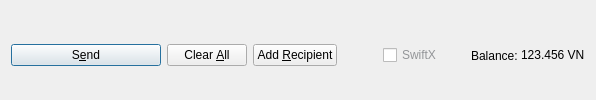
         <widget class="QFrame" name="frame_Send">
          <layout class="QHBoxLayout" name="horizontalLayout">
           <property name="bottomMargin">
            <number>0</number>
           </property>
           <item>
            <widget class="QPushButton" name="sendButton">
             <property name="minimumSize">
              <size>
               <width>150</width>
               <height>0</height>
              </size>
             </property>
             <property name="cursor">
              <cursorShape>PointingHandCursor</cursorShape>
             </property>
             <property name="toolTip">
              <string>Confirm the send action</string>
             </property>
             <property name="text">
              <string>S&amp;end</string>
             </property>
             <property name="icon">
              <iconset resource="../vicenetwork.qrc">
               <normaloff>:/icons/send</normaloff>:/icons/send</iconset>
             </property>
             <property name="autoDefault">
              <bool>false</bool>
             </property>
             <property name="default">
              <bool>true</bool>
             </property>
            </widget>
           </item>
           <item>
            <widget class="QPushButton" name="clearButton">
             <property name="sizePolicy">
              <sizepolicy hsizetype="Minimum" vsizetype="Fixed">
               <horstretch>0</horstretch>
               <verstretch>0</verstretch>
              </sizepolicy>
             </property>
             <property name="cursor">
              <cursorShape>PointingHandCursor</cursorShape>
             </property>
             <property name="toolTip">
              <string>Clear all fields of the form.</string>
             </property>
             <property name="text">
              <string>Clear &amp;All</string>
             </property>
             <property name="icon">
              <iconset resource="../vicenetwork.qrc">
               <normaloff>:/icons/remove</normaloff>:/icons/remove</iconset>
             </property>
             <property name="autoDefault">
              <bool>false</bool>
             </property>
            </widget>
           </item>
           <item>
            <widget class="QPushButton" name="addButton">
             <property name="cursor">
              <cursorShape>PointingHandCursor</cursorShape>
             </property>
             <property name="toolTip">
              <string>Send to multiple recipients at once</string>
             </property>
             <property name="text">
              <string>Add &amp;Recipient</string>
             </property>
             <property name="icon">
              <iconset resource="../vicenetwork.qrc">
               <normaloff>:/icons/add</normaloff>:/icons/add</iconset>
             </property>
             <property name="autoDefault">
              <bool>false</bool>
             </property>
            </widget>
           </item>
           <item>
            <spacer name="horizontalSpacer">
             <property name="orientation">
              <enum>Qt::Horizontal</enum>
             </property>
             <property name="sizeHint" stdset="0">
              <size>
               <width>40</width>
               <height>20</height>
              </size>
             </property>
            </spacer>
           </item>
           <item>
            <layout class="QHBoxLayout" name="horizontalLayout_2">
             <property name="spacing">
              <number>3</number>
             </property>
             <item>
              <widget class="QCheckBox" name="checkSwiftTX">
               <property name="enabled">
                <bool>true</bool>
               </property>
               <property name="minimumSize">
                <size>
                 <width>85</width>
                 <height>0</height>
                </size>
               </property>
               <property name="styleSheet">
                <string notr="true">color: rgb(147, 149, 152);</string>
               </property>
               <property name="text">
                <string>SwiftX</string>
               </property>
              </widget>
             </item>
             <item>
              <widget class="QLabel" name="label">
               <property name="text">
                <string>Balance:</string>
               </property>
              </widget>
             </item>
             <item>
              <widget class="QLabel" name="labelBalance">
               <property name="sizePolicy">
                <sizepolicy hsizetype="Preferred" vsizetype="Fixed">
                 <horstretch>0</horstretch>
                 <verstretch>0</verstretch>
                </sizepolicy>
               </property>
               <property name="cursor">
                <cursorShape>IBeamCursor</cursorShape>
               </property>
               <property name="text">
                <string notr="true">123.456 VN</string>
               </property>
               <property name="textInteractionFlags">
                <set>Qt::LinksAccessibleByMouse|Qt::TextSelectableByKeyboard|Qt::TextSelectableByMouse</set>
               </property>
              </widget>
             </item>
            </layout>
           </item>
          </layout>
         </widget>
